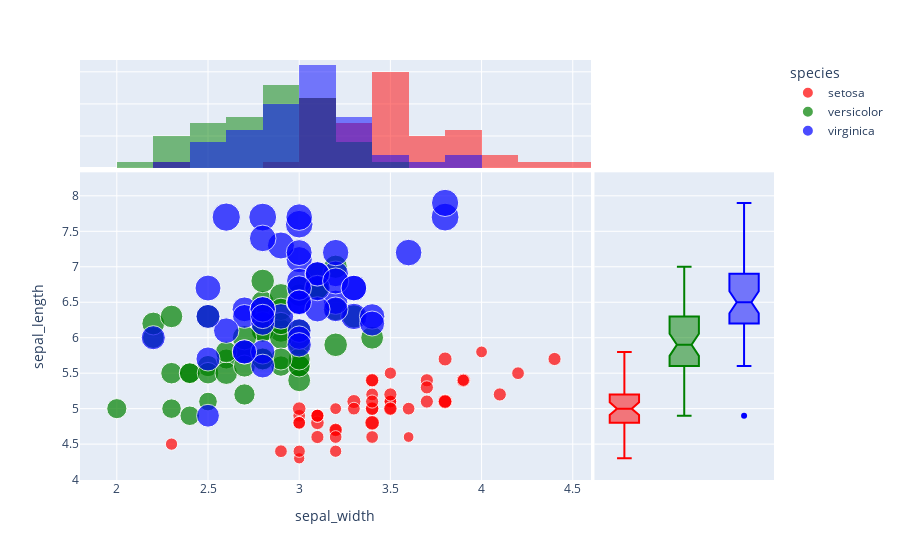

The notebook cell this image was saved under:
### Code cell
fig = px.scatter(df, x="sepal_width", y="sepal_length"
           , color="species"
           , size="petal_length"
           , hover_data="petal_width"
           , color_discrete_map={"setosa":"red", "versicolor":"green", "virginica":"blue"}
           , marginal_x="histogram"
           , marginal_y="box")
fig.show()

### Figure 1 — Plotly figure (JSON) as saved in the notebook; plotly's stock layout.template omitted (floating-point values rounded to 4 significant figures)
{"data": [{"customdata": [[0.2], [0.2], [0.2], [0.2], [0.2], [0.4], [0.3], [0.2], [0.2], [0.1], [0.2], [0.2], [0.1], [0.1], [0.2], [0.4], [0.4], [0.3], [0.3], [0.3], [0.2], [0.4], [0.2], [0.5], [0.2], [0.2], [0.4], [0.2], [0.2], [0.2], [0.2], [0.4], [0.1], [0.2], [0.1], [0.2], [0.2], [0.1], [0.2], [0.2], [0.3], [0.3], [0.2], [0.6], [0.4], [0.3], [0.2], [0.2], [0.2], [0.2]], "hovertemplate": "species=setosa<br>sepal_width=%{x}<br>sepal_length=%{y}<br>petal_length=%{marker.size}<br>petal_width=%{customdata[0]}<extra></extra>", "legendgroup": "setosa", "marker": {"color": "red", "size": [1.4, 1.4, 1.3, 1.5, 1.4, 1.7, 1.4, 1.5, 1.4, 1.5, 1.5, 1.6, 1.4, 1.1, 1.2, 1.5, 1.3, 1.4, 1.7, 1.5, 1.7, 1.5, 1.0, 1.7, 1.9, 1.6, 1.6, 1.5, 1.4, 1.6, 1.6, 1.5, 1.5, 1.4, 1.5, 1.2, 1.3, 1.5, 1.3, 1.5, 1.3, 1.3, 1.3, 1.6, 1.9, 1.4, 1.6, 1.4, 1.5, 1.4], "sizemode": "area", "sizeref": 0.01725, "symbol": "circle"}, "mode": "markers", "name": "setosa", "orientation": "v", "showlegend": true, "type": "scatter", "x": [3.5, 3.0, 3.2, 3.1, 3.6, 3.9, 3.4, 3.4, 2.9, 3.1, 3.7, 3.4, 3.0, 3.0, 4.0, 4.4, 3.9, 3.5, 3.8, 3.8, 3.4, 3.7, 3.6, 3.3, 3.4, 3.0, 3.4, 3.5, 3.4, 3.2, 3.1, 3.4, 4.1, 4.2, 3.1, 3.2, 3.5, 3.1, 3.0, 3.4, 3.5, 2.3, 3.2, 3.5, 3.8, 3.0, 3.8, 3.2, 3.7, 3.3], "xaxis": "x", "y": [5.1, 4.9, 4.7, 4.6, 5.0, 5.4, 4.6, 5.0, 4.4, 4.9, 5.4, 4.8, 4.8, 4.3, 5.8, 5.7, 5.4, 5.1, 5.7, 5.1, 5.4, 5.1, 4.6, 5.1, 4.8, 5.0, 5.0, 5.2, 5.2, 4.7, 4.8, 5.4, 5.2, 5.5, 4.9, 5.0, 5.5, 4.9, 4.4, 5.1, 5.0, 4.5, 4.4, 5.0, 5.1, 4.8, 5.1, 4.6, 5.3, 5.0], "yaxis": "y"}, {"bingroup": "x", "hovertemplate": "species=setosa<br>sepal_width=%{x}<br>count=%{y}<extra></extra>", "legendgroup": "setosa", "marker": {"color": "red"}, "name": "setosa", "opacity": 0.5, "showlegend": false, "type": "histogram", "x": [3.5, 3.0, 3.2, 3.1, 3.6, 3.9, 3.4, 3.4, 2.9, 3.1, 3.7, 3.4, 3.0, 3.0, 4.0, 4.4, 3.9, 3.5, 3.8, 3.8, 3.4, 3.7, 3.6, 3.3, 3.4, 3.0, 3.4, 3.5, 3.4, 3.2, 3.1, 3.4, 4.1, 4.2, 3.1, 3.2, 3.5, 3.1, 3.0, 3.4, 3.5, 2.3, 3.2, 3.5, 3.8, 3.0, 3.8, 3.2, 3.7, 3.3], "xaxis": "x3", "yaxis": "y3"}, {"customdata": [[0.2], [0.2], [0.2], [0.2], [0.2], [0.4], [0.3], [0.2], [0.2], [0.1], [0.2], [0.2], [0.1], [0.1], [0.2], [0.4], [0.4], [0.3], [0.3], [0.3], [0.2], [0.4], [0.2], [0.5], [0.2], [0.2], [0.4], [0.2], [0.2], [0.2], [0.2], [0.4], [0.1], [0.2], [0.1], [0.2], [0.2], [0.1], [0.2], [0.2], [0.3], [0.3], [0.2], [0.6], [0.4], [0.3], [0.2], [0.2], [0.2], [0.2]], "hovertemplate": "species=setosa<br>sepal_length=%{y}<br>petal_width=%{customdata[0]}<extra></extra>", "legendgroup": "setosa", "marker": {"color": "red", "symbol": "circle"}, "name": "setosa", "notched": true, "showlegend": false, "type": "box", "xaxis": "x2", "y": [5.1, 4.9, 4.7, 4.6, 5.0, 5.4, 4.6, 5.0, 4.4, 4.9, 5.4, 4.8, 4.8, 4.3, 5.8, 5.7, 5.4, 5.1, 5.7, 5.1, 5.4, 5.1, 4.6, 5.1, 4.8, 5.0, 5.0, 5.2, 5.2, 4.7, 4.8, 5.4, 5.2, 5.5, 4.9, 5.0, 5.5, 4.9, 4.4, 5.1, 5.0, 4.5, 4.4, 5.0, 5.1, 4.8, 5.1, 4.6, 5.3, 5.0], "yaxis": "y2"}, {"customdata": [[1.4], [1.5], [1.5], [1.3], [1.5], [1.3], [1.6], [1.0], [1.3], [1.4], [1.0], [1.5], [1.0], [1.4], [1.3], [1.4], [1.5], [1.0], [1.5], [1.1], [1.8], [1.3], [1.5], [1.2], [1.3], [1.4], [1.4], [1.7], [1.5], [1.0], [1.1], [1.0], [1.2], [1.6], [1.5], [1.6], [1.5], [1.3], [1.3], [1.3], [1.2], [1.4], [1.2], [1.0], [1.3], [1.2], [1.3], [1.3], [1.1], [1.3]], "hovertemplate": "species=versicolor<br>sepal_width=%{x}<br>sepal_length=%{y}<br>petal_length=%{marker.size}<br>petal_width=%{customdata[0]}<extra></extra>", "legendgroup": "versicolor", "marker": {"color": "green", "size": [4.7, 4.5, 4.9, 4.0, 4.6, 4.5, 4.7, 3.3, 4.6, 3.9, 3.5, 4.2, 4.0, 4.7, 3.6, 4.4, 4.5, 4.1, 4.5, 3.9, 4.8, 4.0, 4.9, 4.7, 4.3, 4.4, 4.8, 5.0, 4.5, 3.5, 3.8, 3.7, 3.9, 5.1, 4.5, 4.5, 4.7, 4.4, 4.1, 4.0, 4.4, 4.6, 4.0, 3.3, 4.2, 4.2, 4.2, 4.3, 3.0, 4.1], "sizemode": "area", "sizeref": 0.01725, "symbol": "circle"}, "mode": "markers", "name": "versicolor", "orientation": "v", "showlegend": true, "type": "scatter", "x": [3.2, 3.2, 3.1, 2.3, 2.8, 2.8, 3.3, 2.4, 2.9, 2.7, 2.0, 3.0, 2.2, 2.9, 2.9, 3.1, 3.0, 2.7, 2.2, 2.5, 3.2, 2.8, 2.5, 2.8, 2.9, 3.0, 2.8, 3.0, 2.9, 2.6, 2.4, 2.4, 2.7, 2.7, 3.0, 3.4, 3.1, 2.3, 3.0, 2.5, 2.6, 3.0, 2.6, 2.3, 2.7, 3.0, 2.9, 2.9, 2.5, 2.8], "xaxis": "x", "y": [7.0, 6.4, 6.9, 5.5, 6.5, 5.7, 6.3, 4.9, 6.6, 5.2, 5.0, 5.9, 6.0, 6.1, 5.6, 6.7, 5.6, 5.8, 6.2, 5.6, 5.9, 6.1, 6.3, 6.1, 6.4, 6.6, 6.8, 6.7, 6.0, 5.7, 5.5, 5.5, 5.8, 6.0, 5.4, 6.0, 6.7, 6.3, 5.6, 5.5, 5.5, 6.1, 5.8, 5.0, 5.6, 5.7, 5.7, 6.2, 5.1, 5.7], "yaxis": "y"}, {"bingroup": "x", "hovertemplate": "species=versicolor<br>sepal_width=%{x}<br>count=%{y}<extra></extra>", "legendgroup": "versicolor", "marker": {"color": "green"}, "name": "versicolor", "opacity": 0.5, "showlegend": false, "type": "histogram", "x": [3.2, 3.2, 3.1, 2.3, 2.8, 2.8, 3.3, 2.4, 2.9, 2.7, 2.0, 3.0, 2.2, 2.9, 2.9, 3.1, 3.0, 2.7, 2.2, 2.5, 3.2, 2.8, 2.5, 2.8, 2.9, 3.0, 2.8, 3.0, 2.9, 2.6, 2.4, 2.4, 2.7, 2.7, 3.0, 3.4, 3.1, 2.3, 3.0, 2.5, 2.6, 3.0, 2.6, 2.3, 2.7, 3.0, 2.9, 2.9, 2.5, 2.8], "xaxis": "x3", "yaxis": "y3"}, {"customdata": [[1.4], [1.5], [1.5], [1.3], [1.5], [1.3], [1.6], [1.0], [1.3], [1.4], [1.0], [1.5], [1.0], [1.4], [1.3], [1.4], [1.5], [1.0], [1.5], [1.1], [1.8], [1.3], [1.5], [1.2], [1.3], [1.4], [1.4], [1.7], [1.5], [1.0], [1.1], [1.0], [1.2], [1.6], [1.5], [1.6], [1.5], [1.3], [1.3], [1.3], [1.2], [1.4], [1.2], [1.0], [1.3], [1.2], [1.3], [1.3], [1.1], [1.3]], "hovertemplate": "species=versicolor<br>sepal_length=%{y}<br>petal_width=%{customdata[0]}<extra></extra>", "legendgroup": "versicolor", "marker": {"color": "green", "symbol": "circle"}, "name": "versicolor", "notched": true, "showlegend": false, "type": "box", "xaxis": "x2", "y": [7.0, 6.4, 6.9, 5.5, 6.5, 5.7, 6.3, 4.9, 6.6, 5.2, 5.0, 5.9, 6.0, 6.1, 5.6, 6.7, 5.6, 5.8, 6.2, 5.6, 5.9, 6.1, 6.3, 6.1, 6.4, 6.6, 6.8, 6.7, 6.0, 5.7, 5.5, 5.5, 5.8, 6.0, 5.4, 6.0, 6.7, 6.3, 5.6, 5.5, 5.5, 6.1, 5.8, 5.0, 5.6, 5.7, 5.7, 6.2, 5.1, 5.7], "yaxis": "y2"}, {"customdata": [[2.5], [1.9], [2.1], [1.8], [2.2], [2.1], [1.7], [1.8], [1.8], [2.5], [2.0], [1.9], [2.1], [2.0], [2.4], [2.3], [1.8], [2.2], [2.3], [1.5], [2.3], [2.0], [2.0], [1.8], [2.1], [1.8], [1.8], [1.8], [2.1], [1.6], [1.9], [2.0], [2.2], [1.5], [1.4], [2.3], [2.4], [1.8], [1.8], [2.1], [2.4], [2.3], [1.9], [2.3], [2.5], [2.3], [1.9], [2.0], [2.3], [1.8]], "hovertemplate": "species=virginica<br>sepal_width=%{x}<br>sepal_length=%{y}<br>petal_length=%{marker.size}<br>petal_width=%{customdata[0]}<extra></extra>", "legendgroup": "virginica", "marker": {"color": "blue", "size": [6.0, 5.1, 5.9, 5.6, 5.8, 6.6, 4.5, 6.3, 5.8, 6.1, 5.1, 5.3, 5.5, 5.0, 5.1, 5.3, 5.5, 6.7, 6.9, 5.0, 5.7, 4.9, 6.7, 4.9, 5.7, 6.0, 4.8, 4.9, 5.6, 5.8, 6.1, 6.4, 5.6, 5.1, 5.6, 6.1, 5.6, 5.5, 4.8, 5.4, 5.6, 5.1, 5.1, 5.9, 5.7, 5.2, 5.0, 5.2, 5.4, 5.1], "sizemode": "area", "sizeref": 0.01725, "symbol": "circle"}, "mode": "markers", "name": "virginica", "orientation": "v", "showlegend": true, "type": "scatter", "x": [3.3, 2.7, 3.0, 2.9, 3.0, 3.0, 2.5, 2.9, 2.5, 3.6, 3.2, 2.7, 3.0, 2.5, 2.8, 3.2, 3.0, 3.8, 2.6, 2.2, 3.2, 2.8, 2.8, 2.7, 3.3, 3.2, 2.8, 3.0, 2.8, 3.0, 2.8, 3.8, 2.8, 2.8, 2.6, 3.0, 3.4, 3.1, 3.0, 3.1, 3.1, 3.1, 2.7, 3.2, 3.3, 3.0, 2.5, 3.0, 3.4, 3.0], "xaxis": "x", "y": [6.3, 5.8, 7.1, 6.3, 6.5, 7.6, 4.9, 7.3, 6.7, 7.2, 6.5, 6.4, 6.8, 5.7, 5.8, 6.4, 6.5, 7.7, 7.7, 6.0, 6.9, 5.6, 7.7, 6.3, 6.7, 7.2, 6.2, 6.1, 6.4, 7.2, 7.4, 7.9, 6.4, 6.3, 6.1, 7.7, 6.3, 6.4, 6.0, 6.9, 6.7, 6.9, 5.8, 6.8, 6.7, 6.7, 6.3, 6.5, 6.2, 5.9], "yaxis": "y"}, {"bingroup": "x", "hovertemplate": "species=virginica<br>sepal_width=%{x}<br>count=%{y}<extra></extra>", "legendgroup": "virginica", "marker": {"color": "blue"}, "name": "virginica", "opacity": 0.5, "showlegend": false, "type": "histogram", "x": [3.3, 2.7, 3.0, 2.9, 3.0, 3.0, 2.5, 2.9, 2.5, 3.6, 3.2, 2.7, 3.0, 2.5, 2.8, 3.2, 3.0, 3.8, 2.6, 2.2, 3.2, 2.8, 2.8, 2.7, 3.3, 3.2, 2.8, 3.0, 2.8, 3.0, 2.8, 3.8, 2.8, 2.8, 2.6, 3.0, 3.4, 3.1, 3.0, 3.1, 3.1, 3.1, 2.7, 3.2, 3.3, 3.0, 2.5, 3.0, 3.4, 3.0], "xaxis": "x3", "yaxis": "y3"}, {"customdata": [[2.5], [1.9], [2.1], [1.8], [2.2], [2.1], [1.7], [1.8], [1.8], [2.5], [2.0], [1.9], [2.1], [2.0], [2.4], [2.3], [1.8], [2.2], [2.3], [1.5], [2.3], [2.0], [2.0], [1.8], [2.1], [1.8], [1.8], [1.8], [2.1], [1.6], [1.9], [2.0], [2.2], [1.5], [1.4], [2.3], [2.4], [1.8], [1.8], [2.1], [2.4], [2.3], [1.9], [2.3], [2.5], [2.3], [1.9], [2.0], [2.3], [1.8]], "hovertemplate": "species=virginica<br>sepal_length=%{y}<br>petal_width=%{customdata[0]}<extra></extra>", "legendgroup": "virginica", "marker": {"color": "blue", "symbol": "circle"}, "name": "virginica", "notched": true, "showlegend": false, "type": "box", "xaxis": "x2", "y": [6.3, 5.8, 7.1, 6.3, 6.5, 7.6, 4.9, 7.3, 6.7, 7.2, 6.5, 6.4, 6.8, 5.7, 5.8, 6.4, 6.5, 7.7, 7.7, 6.0, 6.9, 5.6, 7.7, 6.3, 6.7, 7.2, 6.2, 6.1, 6.4, 7.2, 7.4, 7.9, 6.4, 6.3, 6.1, 7.7, 6.3, 6.4, 6.0, 6.9, 6.7, 6.9, 5.8, 6.8, 6.7, 6.7, 6.3, 6.5, 6.2, 5.9], "yaxis": "y2"}], "layout": {"barmode": "overlay", "legend": {"itemsizing": "constant", "title": {"text": "species"}, "tracegroupgap": 0}, "margin": {"t": 60}, "xaxis": {"anchor": "y", "domain": [0, 0.7363], "title": {"text": "sepal_width"}}, "xaxis2": {"anchor": "y2", "domain": [0.7413, 1], "matches": "x2", "showgrid": false, "showline": false, "showticklabels": false, "ticks": ""}, "xaxis3": {"anchor": "y3", "domain": [0, 0.7363], "matches": "x", "showgrid": true, "showticklabels": false}, "xaxis4": {"anchor": "y4", "domain": [0.7413, 1], "matches": "x2", "showgrid": false, "showline": false, "showticklabels": false, "ticks": ""}, "yaxis": {"anchor": "x", "domain": [0, 0.7326], "title": {"text": "sepal_length"}}, "yaxis2": {"anchor": "x2", "domain": [0, 0.7326], "matches": "y", "showgrid": true, "showticklabels": false}, "yaxis3": {"anchor": "x3", "domain": [0.7426, 1], "matches": "y3", "showgrid": true, "showline": false, "showticklabels": false, "ticks": ""}, "yaxis4": {"anchor": "x4", "domain": [0.7426, 1], "matches": "y3", "showgrid": true, "showline": false, "showticklabels": false, "ticks": ""}}}
